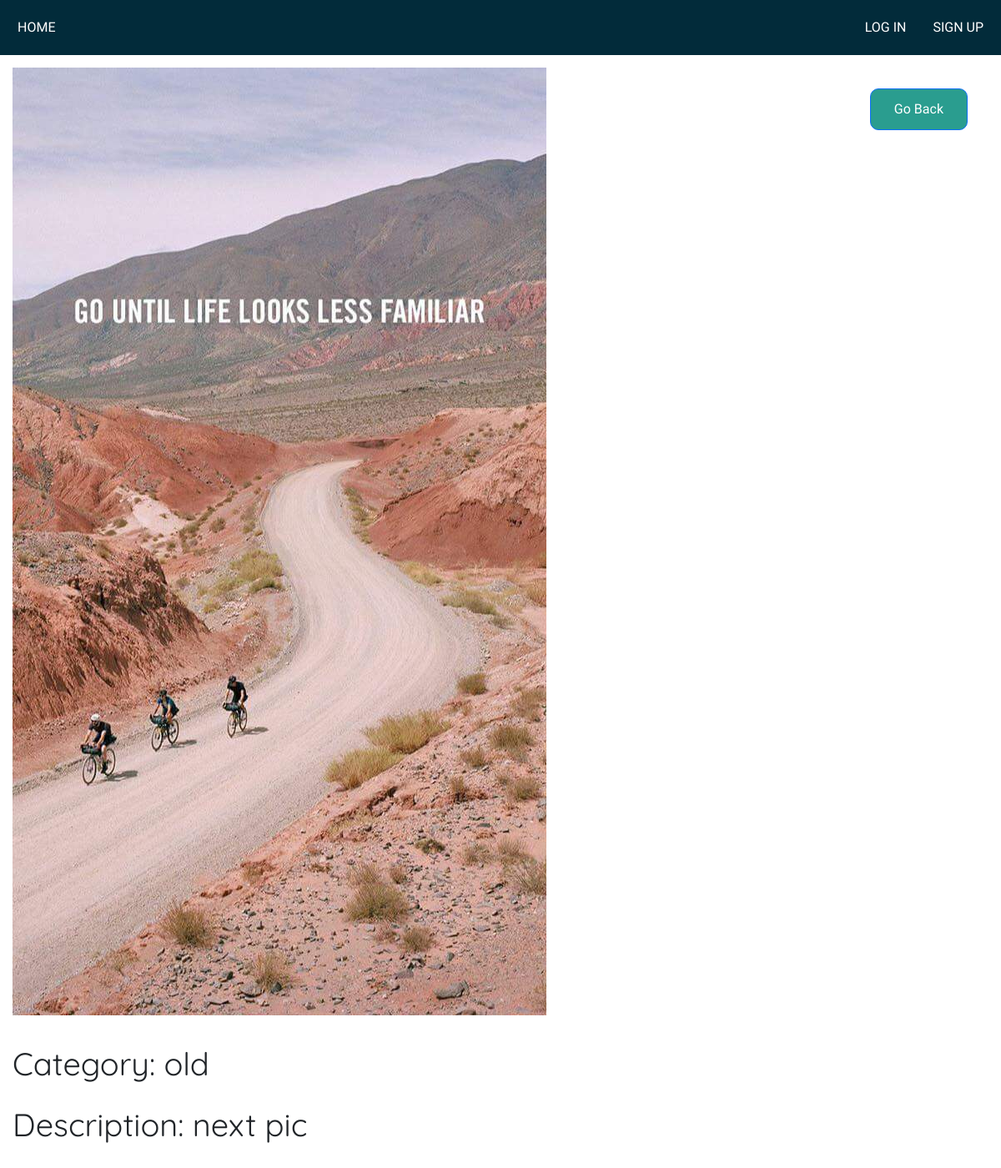
The page /album/view/5 on the database its author committed.
### album/models.py (models this page shows, shortened)
class Image(models.Model):
    category = models.ForeignKey(Category, on_delete=models.CASCADE, related_name='album')
    picture = models.ImageField(blank=False, null=False)
    description = models.CharField(max_length=350, null=False, blank=False)

class Category(models.Model):
    name = models.CharField(max_length=150)

### album/views.py (the view)
# urls.py: path('view/<int:pk>', views.viewPics, name='view_photo'),
def viewPics(request, pk):
    image = Image.objects.get(id=pk)
    return render(request, "album/view_photo.html", {"image": image})

### album/templates/album/view_photo.html (shortened to what this page needs)
<!DOCTYPE html>
{% extends 'base.html' %}
{% block content %}
{% load static %}
<div class="end-button">
    <a href="{% url 'all' %}" class="btn btn-primary"> Go Back</a>
</div>
{% if image.picture %}
    <img src="{{ image.picture.url }}">
{% else %}
    <p>No image available</p>
{% endif %}
<div class="photo-view">
    <p>Category: {{ image.category.name }}</p>
    <p>Description: {{ image.description }}</p>
</div>
{% endblock %}

### album/templates/album/view_photo.html (style rules this page uses)
.btn { border-radius: 10px; background-color: #2a9d8f; color: white; font-family: 'Comfortaa', cursive; padding: 12px 28px; float: right; }
.end-button { float: right; padding: 40px; }
img { position: relative; padding: 15px; max-width: 100%; }
.photo-view { padding: 15px; font-family: 'Quicksand', sans-serif; text-align: left; font-size: 38px; }

### rows shown on the page
Image: picture (picture), category.name "old", description "next pic"
